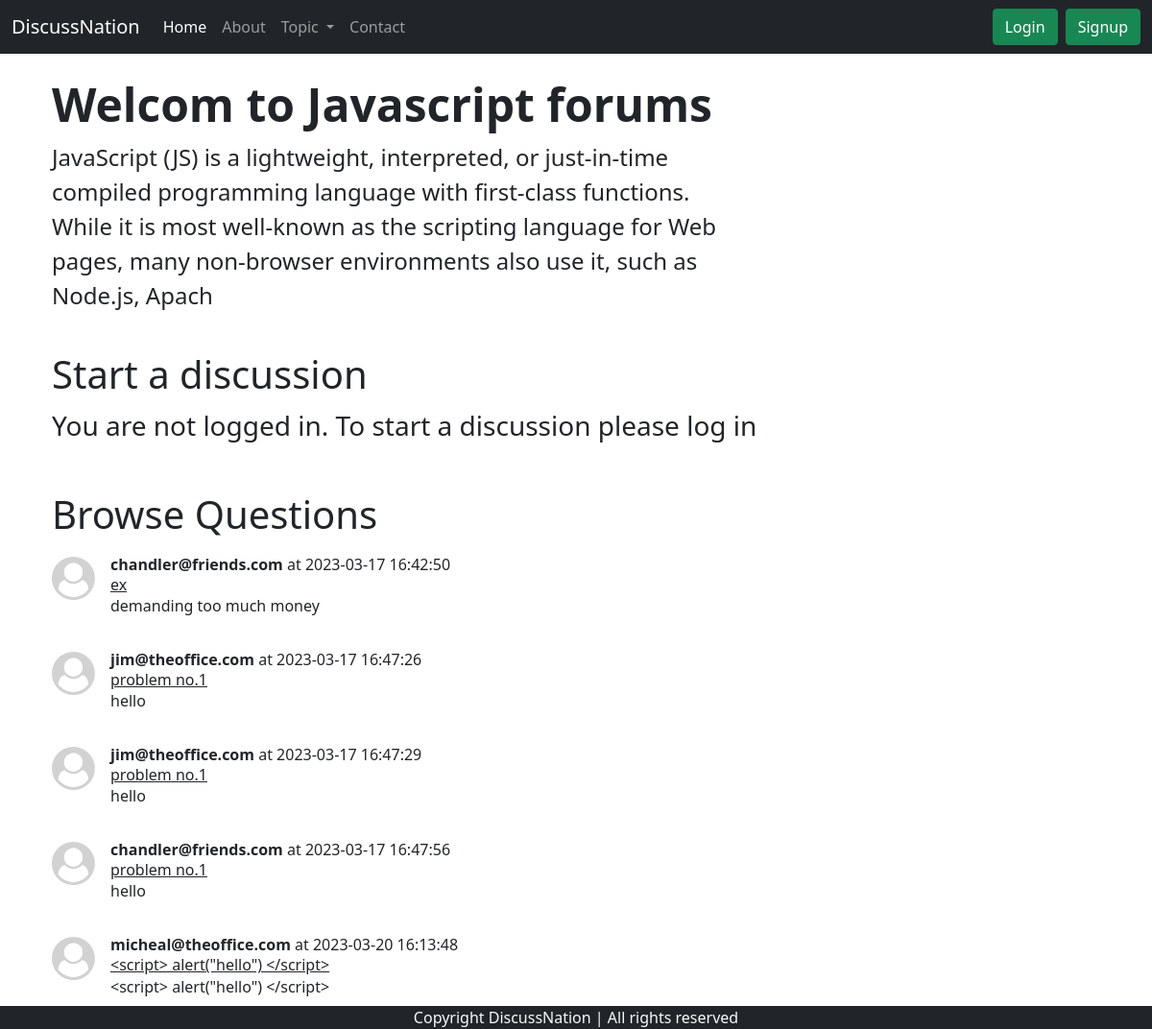
/threads.php?catid=1, run on the app's committed database.
### tables this page shows
CREATE TABLE `categories` (
  `category_id` int(11) NOT NULL,
  `category_name` varchar(255) NOT NULL,
  `category_description` varchar(255) NOT NULL,
  `createdAt` datetime NOT NULL DEFAULT current_timestamp()
);

CREATE TABLE `threads` (
  `thread_id` int(7) NOT NULL,
  `thread_title` varchar(255) NOT NULL,
  `thread_desc` text NOT NULL,
  `thread_cat_id` int(7) NOT NULL,
  `thread_user_id` int(7) NOT NULL,
  `createdAt` datetime NOT NULL DEFAULT current_timestamp()
);

CREATE TABLE `users` (
  `sno` int(7) NOT NULL,
  `user_email` varchar(30) NOT NULL,
  `user_pass` varchar(255) NOT NULL,
  `createdAt` datetime NOT NULL DEFAULT current_timestamp()
);

### threads.php (the view, shortened to what this page needs)
<!doctype html>
<html lang="en">
<head>
    <link href="https://cdn.jsdelivr.net/npm/bootstrap@5.0.2/dist/css/bootstrap.min.css" rel="stylesheet"
>
</head>
<body>
    <?php
    require "partials/_dbconnect.php";
    require 'partials/_header.php';
    ?>
    <?php
    $id = $_GET['catid'];
    $sql = 'SELECT * FROM `categories` WHERE `category_id` =' . $id;
    $result = mysqli_query($conn, $sql);
    while ($row = mysqli_fetch_assoc($result)) {
        $cat = $row["category_name"];
        $catDesc = $row["category_description"];
    }
    ?>
    <div class="container">
        <div class="container-fluid py-4">
            <h1 class="display-5 fw-bold">Welcom to
                <?php echo $cat; ?> forums
            </h1>
            <p class="col-md-8 fs-4">
                <?php echo $catDesc; ?>
            </p>
        </div>
        <?php
        if(isset($_SESSION['loggedin']) && $_SESSION['loggedin'] == true){
            echo '<h1>Start a discussion</h1>
            <form class="form mb-3" action="'.$_SERVER["REQUEST_URI"].'" method="post">
                <div class="mb-3">
                <label for="exampleFormControlInput1" class="form-label" >Problem title</label>
                <input type="text" class="form-control" id="exampleFormControlInput1" placeholder="" name="problemTitle">
                </div>
                <div class="mb-3">
                <label for="exampleFormControlTextarea1" class="form-label">Description</label>
                <textarea class="form-control" id="exampleFormControlTextarea1" rows="3" name="problemDesc"></textarea>
                </div>
            <button type="submit" class="btn btn-primary">Submit</button>
            </form>';
        } else {
            echo '<div class="container mb-5">
            <h1>Start a discussion</h1>
            <p class="fw-light fs-3">You are not logged in. To start a discussion please log in</p>
            </div>';
        }
        ?>
        <h1 class="mb-3 container">Browse Questions</h1>
        <?php
        $id = $_GET['catid'];
        $sql = 'SELECT * FROM `threads` WHERE `thread_cat_id` =' . $id;
        $result = mysqli_query($conn, $sql);
        while ($row = mysqli_fetch_assoc($result)) {
            $threadId = $row['thread_id'];
            $threadTitle = $row["thread_title"];
            $threadDesc = $row["thread_desc"];
            $threadTime = $row["createdAt"];
            $threadBy = $row["thread_user_id"];
            $sql2 = "SELECT `user_email` FROM `users` WHERE `sno` = $threadBy";
            $result2 = mysqli_query($conn, $sql2);
            $row2 = mysqli_fetch_assoc($result2);
            echo '<div class="d-flex mt-1 mb-3 container">
                    <div class="flex-shrink-0 mt-1">
                        <img src="imgs/UserImg.png" style="width: 45px;" alt="...">
                    </div>
                    <div class="flex-grow-1 ms-3">
                    <p class="fw-bold my-0">'.$row2['user_email'].'<span class="fw-normal" > at ' . $threadTime . '</span></p>
                        <h6 class="my-0"><a href="thread.php?threadCatId=' . $threadId . '" class="text-dark">' . $threadTitle . '</a></h6>
                        <p>' . $threadDesc . '</p>
                    </div>
                </div>';
        }
        ?>
    </div>
    <?php require 'partials/_footer.php'; ?>
</body>
</html>

### partials/_header.php (shortened to what this page needs)
<?php
echo '<nav class="navbar navbar-expand-lg navbar-dark bg-dark">
<div class="container-fluid">
    <a class="navbar-brand" href="/forum">DiscussNation</a>
    <button class="navbar-toggler" type="button" data-bs-toggle="collapse" data-bs-target="#navbarSupportedContent" aria-controls="navbarSupportedContent" aria-expanded="false" aria-label="Toggle navigation">
    <span class="navbar-toggler-icon"></span>
    </button>
    <div class="collapse navbar-collapse" id="navbarSupportedContent">
    <ul class="navbar-nav me-auto mb-2 mb-lg-0">
        <li class="nav-item">
        <a class="nav-link active" aria-current="page" href="/forum">Home</a>
        </li>
        <li class="nav-item">
        <a class="nav-link" href="/forum/about.php">About</a>
        </li>
        <li class="nav-item dropdown">
        <a class="nav-link dropdown-toggle" href="#" id="navbarDropdown" role="button" data-bs-toggle="dropdown" aria-expanded="false">
            Topic
        </a>
        <ul class="dropdown-menu" aria-labelledby="navbarDropdown">';
        echo '</ul>
        </li>
        <li class="nav-item">
        <a class="nav-link " href="/forum/contact.php" tabindex="-1" >Contact</a>
        </li>
    </ul>
    <div class="d-flex align-items-center">';
if (isset($_SESSION['loggedin']) && $_SESSION['loggedin'] == true) {
    echo ' <form class="d-flex"  method="get" action="search.php">
        <input class="form-control me-2" name="search" type="search" placeholder="Search" aria-label="Search">
        <button class="btn btn-outline-success" type="submit">Search</button>
        </form>
        <p class="text-white ms-2 my-0 ">Welcome '. $_SESSION['usermail'].'</p>
        <a href="partials/_logout.php"class="btn btn-success ms-2">Logout</a>';
} else {
    echo '
    <button class="btn btn-success ms-2"  data-bs-toggle="modal" data-bs-target="#loginModal">Login</button>
    <button class="btn btn-success ms-2"   data-bs-toggle="modal" data-bs-target="#signupModal">Signup</button>';
}
echo '</div>
    </div>
</div>
</nav>';
?>

### partials/_footer.php
<div class="container-fluid bg-dark text-light position-fixed bottom-0">
<p class="text-center mb-0">Copyright DiscussNation | All rights reserved</p>
</div>

### data on the page
categories: category_name "Javascript", category_description "JavaScript (JS) is a lightweight, interpreted, or just-in-time compiled programming language with first-class functions. While it is most well-known as the scripting language for Web pages, many non-browser environments also use it, such as Node.js, Apach"
threads: users.user_email "chandler@friends.com", createdAt "2023-03-17 16:42:50", thread_title "ex", thread_desc "demanding too much money"
threads: users.user_email "jim@theoffice.com", createdAt "2023-03-17 16:47:26", thread_title "problem no.1", thread_desc "hello"
threads: users.user_email "jim@theoffice.com", createdAt "2023-03-17 16:47:29", thread_title "problem no.1", thread_desc "hello"
threads: users.user_email "chandler@friends.com", createdAt "2023-03-17 16:47:56", thread_title "problem no.1", thread_desc "hello"
threads: users.user_email "micheal@theoffice.com", createdAt "2023-03-20 16:13:48", thread_title "<script> alert(\"hello\") </script>", thread_desc "<script> alert(\"hello\") </script>"
